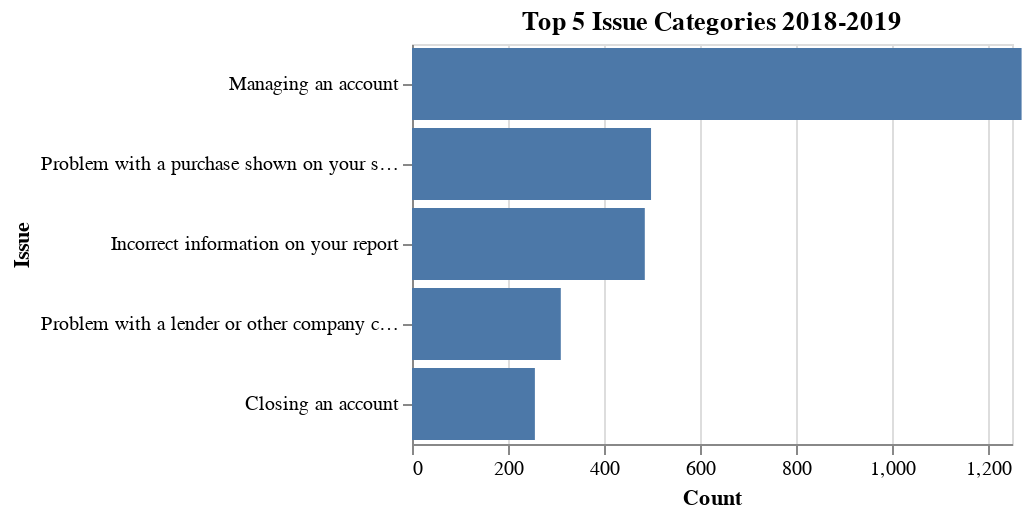

Notebook code for this chart:
### Code cell
#Code to make Bank of America Chart

boa_df = df_date[df_date['Company'].values  == 'BANK OF AMERICA, NATIONAL ASSOCIATION']
boa_issues_df = boa_df.groupby('Issue')['Issue'].count().reset_index(name='count') \
    .sort_values(['count'], ascending=False)

#create a dataframe that only has data for complaints with public customer complaint narrative
boa_narrative_only_df = boa_df.dropna(subset=['Consumer complaint narrative'])

boa_narrative_only_issues_df = boa_narrative_only_df.groupby('Issue')['Issue'].count().reset_index(name='Count') \
    .sort_values(['Count'], ascending=False)

boa_bars = alt.Chart(boa_narrative_only_issues_df.head(5)).mark_bar().encode(
    x=alt.X('Count:Q', scale=alt.Scale(domain=[0, 1250])),
    y=alt.Y('Issue:N', sort='-x')
).properties(width=300, height =200, title='Top 5 Issue Categories 2018-2019').configure_legend(
    labelLimit= 600, titleFontSize = 18, labelFontSize=15)

boa_bars

# print(boa_issues_df)

# print(boa_narrative_only_issues_df)

### Figure 1 — Vega-Lite specification as saved in the notebook (floating-point values rounded to 4 significant figures)
{"config": {"view": {"continuousWidth": 400, "continuousHeight": 300}, "legend": {"labelFontSize": 15, "labelLimit": 600, "titleFontSize": 18}}, "data": {"name": "data-2f084712ee53d8ebcbce93478f4354c5"}, "mark": "bar", "encoding": {"x": {"field": "Count", "scale": {"domain": [0, 1250]}, "type": "quantitative"}, "y": {"field": "Issue", "sort": "-x", "type": "nominal"}}, "height": 200, "title": "Top 5 Issue Categories 2018-2019", "width": 300, "$schema": "https://vega.github.io/schema/vega-lite/v4.17.0.json", "datasets": {"data-2f084712ee53d8ebcbce93478f4354c5": [{"Issue": "Managing an account", "Count": 1270}, {"Issue": "Problem with a purchase shown on your statement", "Count": 498}, {"Issue": "Incorrect information on your report", "Count": 485}, {"Issue": "Problem with a lender or other company charging your account", "Count": 310}, {"Issue": "Closing an account", "Count": 256}]}}
